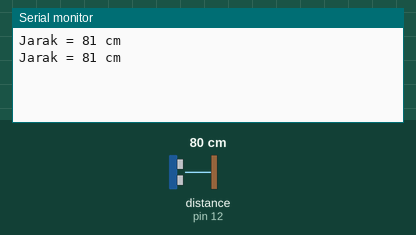
Bench run of a sketch on a simulated Arduino Uno, built with avr-gcc and run on an emulated ATmega328P. On the bench: the last lines printed to the serial monitor. The inputs (shaded band) are chosen by the test bench; at power-on: distance to the obstacle (sensor on pin 12) 80 cm. The echo pulse lasts 58.3 µs per cm.

Above: at 2.8 s.
2.9 s: distance to the obstacle (sensor on pin 12) set to 2 cm
At 3.5 s:
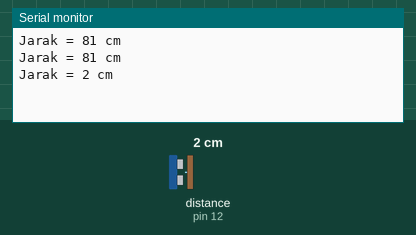
4.4 s: distance to the obstacle (sensor on pin 12) set to 4 cm
At 5.8 s:
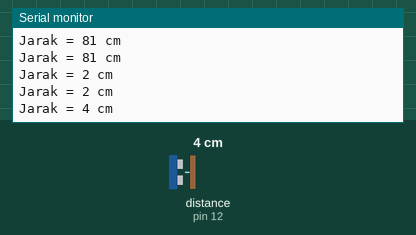
Timing chart, 0 to 7.4 s (numbered marks = the images above; inputs shaded):
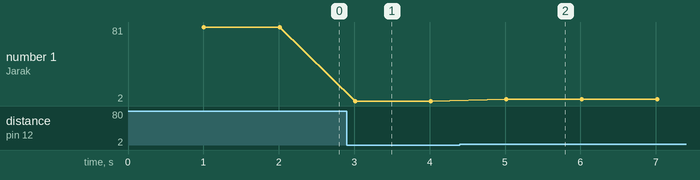

The sketch:

ultrasonik.ino
```cpp
#include <NewPing.h>  // library untuk sensor

 // pin yang akan digunakan
#define TRIGGER_PIN 11
#define ECHO_PIN 12

// jarak maksimum yang diset
#define MAX_DISTANCE 200

NewPing sonar (TRIGGER_PIN, ECHO_PIN, MAX_DISTANCE); // untuk sensor baru

void setup() {  // ini bagian yang akan dijalankan sekali saat program dimulai
Serial.begin(9600);
}

void loop() { // ini bagian yang akan dijalankan secara berulang
delay (1000); // dengan delay 1000 milidetik

unsigned int distance = sonar.ping_cm(); // bagian ini untuk mendeteksi jarak dari sensor

Serial.print ("Jarak = ");  // bagian ini akan menampilkan jarak
Serial.print (distance);
Serial.println (" cm");
}
```

Measured:
- after the input at 2.9 s, the serial monitor: prints a new line after 0.11 s (image 1)
- after the input at 4.4 s, the serial monitor: prints a new line after 0.61 s (image 2)
- plotted number 1: 81 → 2 after the input at 2.9 s, 2 → 4 after the input at 4.4 s
